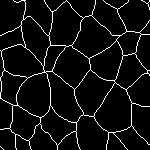
%> input picture img/DDC1_GT.png, 150 x 150 px
$ octave RUNME.m   (GNU Octave 9; MATLAB toolbox functions it lacks are replaced by stand-ins)
%> lines starting %> are read from the running program, lines starting %| are printed output that depends on the picture; in (x1, y1, x2, y2) boxes, pixels count from 0 and x2, y2 are one past the last pixel; in counts of white or black regions, pixels touching at a corner belong together; the program's own positions count from 1
### src/matlab/helpers/imreadgroundtruth.m
function [ G ] = imreadgroundtruth( fpath, morph )
%> called with fpath = 'img/DDC1_GT.png', morph = true
%IMREADGROUNDTRUTH reads the ground truth and optionally performs
%morphological operations to skeletonize.
%
% INPUTS
% fpath: (string) path of the ground truth image. Considers any pixel
% greater than 0 to be true, and 0 to be false.
% morph: (boolean) performs morphological operations to skeletonize.
%
% OUTPUTS
% G: (logical matrix) ground truth image.
%
% @author Roger Zou
% @date 2/26/15

% Validate inputs
if nargin < 2 || isempty(morph)
    morph = false;
end

% read image, convert to grayscale
if ischar(fpath)
    G = double(imread(fpath));
%> G: size 150x150 double; values 0 (black) and 1 (white), 6.1% white in thin lines or dots
    if size(G, 3) == 3
        G = rgb2gray(G);
    elseif size(G, 3) == 1
    else
        disp('must be single image of grayscale or rgb');
        return
    end
else
    G = fpath;
end

% warning if more than two pixel colors in ground truth
ghist = hist(G(:));
%> ghist = [21128 0 0 0 0 0 0 0 0 1372]
ghist(ghist==0) = [];
if length(ghist) > 2
    warning('IMREADGROUNDTRUTH: image from path: %s is not a binary image', fpath);
end

% convert to logical type
G(G>=1) = 1;
G = logical(G);
%> G: size 150x150 logical; 6.1% white in thin lines or dots

% if 'morph'==true, then thin
if morph
    G = bwmorph(G, 'thin', Inf);
%> G: size 150x150 logical; 6.1% white in thin lines or dots
end

### src/matlab/helpers/loadtiff.m
function [ IMatrix ] = loadtiff( fname )
%> called with fname = 'img/DDC1_all.tif'
%LOADTIFF Converts tiff stack file to 3D image matrix
% [ IMatrix ] = loadtiff( fname ) fname is the file path of tiff stack,
% IMatrix is the 3D image matrix.

info = imfinfo(fname);
num_images = numel(info);
IMatrix = zeros([info(1).Height, info(1).Width, num_images]);
for k = 1:num_images
    A = imread(fname, k, 'Info', info);
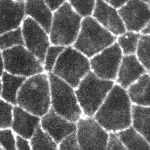
%> input picture img/DDC1_all.tif, 150 x 150 px
%> A is the input picture: size 150x150 uint8; min 24, max 255, mean 101.3
    IMatrix(:,:,k) = A;
end

### src/matlab/membraneTrack.m
function [data] = membraneTrack(ALL, GT, options)
%MEMBRANETRACK Track graph structure in image stream.
%
% INPUTS
% ALL: 3D image stack.
% GT: ground truth.
% options: options struct.
%
% CALLEE functions
%   embryoInitGraph
%   updateGraph
%   optIterGraph
%
% @author Roger Zou
% @date 8/15/15

N = size(ALL,3);
l = 17; w = 25; alpha = 1; interval = 0; spacing = 20;
verboseE = false; verboseG = false; siftflow = false; parallel = false;
edgetype = 'A';
fname = ['tmp_', datestr(clock)];
if nargin==nargin('membraneTrack') && ~isempty(options)
    if any(strcmp('l',fieldnames(options)))
        l = options.l;
    end
    if any(strcmp('w',fieldnames(options)))
        w = options.w;
    end
    if any(strcmp('alpha',fieldnames(options)))
        alpha = options.alpha;
    end
    if any(strcmp('interval',fieldnames(options)))
        interval = options.interval;
    end
    if any(strcmp('spacing',fieldnames(options)))
        spacing = options.spacing;
    end
    if any(strcmp('verboseE',fieldnames(options)))
        verboseE = options.verboseE;
    end
    if any(strcmp('verboseG',fieldnames(options)))
        verboseG = options.verboseG;
    end
    if any(strcmp('parallel',fieldnames(options)))
        parallel = options.parallel;
    end
    if any(strcmp('siftflow',fieldnames(options)))
        siftflow = options.siftflow;
    end
    if any(strcmp('edgetype',fieldnames(options)))
        edgetype = options.edgetype;
    end
    if any(strcmp('fname',fieldnames(options)))
        fname = options.fname;
    end
end
if edgetype=='C' || edgetype=='D'
    ALL = max(ALL(:)) - ALL;
end

% optionally start parallel pool
if parallel && isempty(gcp('nocreate'))
    parpool
end

% set up some optimization structs
optOptions = struct('parallel',parallel,'verboseE',verboseE,'verboseG',verboseG,'siftflow',siftflow);
structC = struct('alpha',alpha,'l',l,'w', w,'interval',interval,'spacing',spacing);

% select edge type
if edgetype=='A'
    structD = getStructD_A;
elseif edgetype=='B'
    structD = getStructD_B;
elseif edgetype=='C'
    structD = getStructD_C;
elseif edgetype=='D'
    structD = getStructD_D;
else
    error('MEMBRANETRACK: invalid edgetype parameter');
end

% compute initial graph from ground truth
[V, E, adjList, faceList] = embryoInitGraph(GT, spacing, structD.optInitSpline, parallel);

% store initial graph structure
VALL = cell(1, N); EALL = cell(1, N);
ADJLIST = cell(1, N); FACELIST = cell(1, N);
VALL{1} = V; EALL{1} = E;
ADJLIST{1} = adjList; FACELIST{1} = faceList;

if verboseG
    mkdir(fname);
    fnamediary = fullfile(fname, sprintf('track_diary.txt'));
    diary(fnamediary);
    f = displayGraph(GT, V, E);
    saveas(f, fullfile(fname, 'initial.png'));
    close(f)
end
% iterate over each image pair
for ii=2:N

    disp('@@@@@@@@@@@@@@@@@@@@@@@@@@@@@@@@@@@@@@@@@@@@@@@@@@@@@');
    fprintf('Tracking images %d -> %d\n', ii-1, ii);
    tic

    % compute optimal graph
    I1 = ALL(:,:,ii-1);
    I2 = ALL(:,:,ii);

    % get image struct
	structA = struct('I1', {I1}, 'I2', {I2}, 'I2x', {grad(I2)});

	% update graph
    structUG = struct('I',{I1},'V',{V},'E',{E},'adjList',{adjList},'faceList',{faceList});
    [ structUG ] = updateGraph(structUG, structC, structD, parallel);
    V = structUG.V;
    E = structUG.E;
    adjList = structUG.adjList;
    faceList = structUG.faceList;
    ADJLIST{ii} = adjList;
    FACELIST{ii} = faceList;

    % get graph struct
	structB = struct('V1', {V},'V2',{V},'E1',{E},'E2',{E},'E2new',{E},'adjList',{adjList});

	% find optimal graph
	[ V, E, ~ ] = optIterGraph( structA, structB, structC, structD, optOptions);
    VALL{ii} = V;
    EALL{ii} = E;

    if verboseG
        f = displayGraph(I2, V, E);
        saveas(f, fullfile(fname, sprintf('result_%d.png', ii)));
        close(f)
    end
	toc

end
if verboseG
    diary off
end

data = struct('VALL',VALL,'EALL',EALL,'ADJLIST',ADJLIST,'FACELIST',FACELIST);

end

### src/matlab/splineOpt/embryoInitGraph.m
function [ V, E, adjList, faceList, Gamma ] = embryoInitGraph( GT, spacing, optInitSpline, parallel )
%EMBRYOINITGRAPH Compute initial splines and vertices from ground truth.
%
% INPUTS
% GT: ({0,1}^2 matrix) Ground truth of embryo image.
% spacing: (scalar) spacing between each control point in pixels.
% optInitSpline: function handle corresponding to edge type.
% parallel: parallelization toggle.
%
% OUTPUTS
% V: (cell array of (x,y) coord) of all junctions in GT, aka the vertex set.
% E: (cell array of struct) of all splines in GT, aka the edge set.
% adjList: (Nx1 cell array): for index i, contains a (2xK) matrix of K
% vertex-edge index pairs of vertices and edges adjacent to vertex i.
% faceList:
% Gamma: (cell array of R^2 matrix) of the original samplings for each
% corresponding spline in Splines.
%
% @author Roger Zou
% @date 8/13/15

% read ground truth and retrieve sampling of all edges
[pathCell] = embryoGTGraph(GT);

% get dimensions
M = numel(pathCell);

%% iterate over each edge, compute optimal spline.
E = cell(M, 1);
Gamma = cell(M, 1);
if parallel
    parfor uInd=1:M
        % get edge sampling gamma
        gamma = pathCell{uInd};
        gamma = [gamma(2,:); gamma(1,:)];
        Gamma{uInd} = gamma;
        % dynamically compute number of control points
        k = nCtrlPts(gamma, spacing);
        % create optimal spline from sampling
        s = optInitSpline(gamma, 3, k);
        E{uInd} = s;
    end
else
    for uInd=1:M
        % get edge sampling gamma
        gamma = pathCell{uInd};
        gamma = [gamma(2,:); gamma(1,:)];
        Gamma{uInd} = gamma;
        % dynamically compute number of control points
        k = nCtrlPts(gamma, spacing);
        % create optimal spline from sampling
        s = optInitSpline(gamma, 3, k);
        E{uInd} = s;
    end
end

srcV = zeros(M,2);
dstV = zeros(M,2);
for ii=1:M
    srcV(ii,:) = fliplr(E{ii}.control(:,1)');
    dstV(ii,:) = fliplr(E{ii}.control(:,end)');
end

% Construct Graph object from vertex/edge matrices and obtain vertex info
curGraph = javaObjectEDT('JunctionGraph', srcV, dstV);
Varray = double(curGraph.V());
Varray = [Varray(:,2), Varray(:,1)];
V = num2cell(Varray', 1)';

% construct adjacency list if required
if nargout > 2
    javaAdjList = curGraph.getAdjList(srcV, dstV);
    adjList = cell(javaAdjList.size(),1);
    for ii=1:javaAdjList.size()
        adjList{ii} = javaAdjList.get(ii-1)';
    end
end

% construct face list if required
if nargout > 3
    javaFaceList = curGraph.getFaceList(srcV, dstV);
    faceList = cell(javaFaceList.size(),1);
    for ii=1:javaFaceList.size()
        faceList{ii} = javaFaceList.get(ii-1)';
    end
end

end

### src/matlab/splineOpt/edgeA/getStructD_A.m
function [ structD ] = getStructD_A
%GETSTRUCTD_A Get structD for edgeA.
%
% @author Roger Zou
% @date 8/13/15

structD = struct('fvert', @fvert, 'DfvertDv', @DfvertDv, ...
        'fedge', @fedge_A, 'DfedgeDs', @DfedgeDs_A, ...
        'DfedgeDv', @DfedgeDv_A, 'estep', @estep_A, ...
        'optInitSpline', @optInitSpline_A, 'updateSplineEndPts', @updateSplineEndPts_A );

### src/matlab/helpers/embryoGTGraph.m
function [ pathCell ] = embryoGTGraph( G )
%GROUNDTRUTHGRAPH Construct graph embryo model from ground truth.
%
% INPUTS
% G: (logical matrix) ground truth image of embryo with M edges.
%
% OUTPUTS
% pathCell: (M x 1) cell array of edge samplings. Entry i, a sampling of
% the i-th edge, is a (2 x n) matrix of n samples in R^2.
%
% @author Roger Zou
% @date 8/13/15

% Find all vertices and edges of graph with Grid object from ground truth G
truthGrid = javaObjectEDT('TruthGrid', G);
allEdges = truthGrid.getAllEdges();
srcV = squeeze(allEdges(1,:,:));
dstV = squeeze(allEdges(2,:,:));
M = size(srcV,1);

% get source, dest vertices of unique edges (remove duplicates)
allptsL = [srcV, dstV];
allptsR = [dstV, srcV];
allptsnorm = [ sqrt(sum(srcV.^2,2)), sqrt(sum(dstV.^2,2)) ];
[~, I] = sort(allptsnorm, 2);
sortedpts = NaN(M, 4);
orderL = I(:,1)==ones(M,1);
orderR = I(:,2)==ones(M,1);
sortedpts(orderL,:) = allptsL(orderL,:);
sortedpts(orderR,:) = allptsR(orderR,:);
[~, ia, ~] = unique(sortedpts, 'rows');
srcV = srcV(ia,:);
dstV = dstV(ia,:);

% obtain path sampling from ground truth
xE = ones(size(G)) * sqrt(2);
tE = ones(size(G));
% use pixel distance for edge costs
edgeCosts = cat(3, tE, xE, tE, xE);
% very large vertex costs for vertices, 1 for edge, 0 otherwise.
vertCosts = double(imcomplement(G));
srcVind = sub2ind(size(G), srcV(:,1)+1, srcV(:,2)+1);
dstVind = sub2ind(size(G), dstV(:,1)+1, dstV(:,2)+1);
Vind = union(srcVind, dstVind);
vertCosts(Vind) = sum(vertCosts(:))*5;
% construct ImageGraph object
iGraph = javaObjectEDT('ImageGraph', vertCosts, edgeCosts, G);

% retrieve list of samples of all edges
pathList = iGraph.getEdgePaths(int32(srcV), int32(dstV));
pathCell = cell(pathList.size(), 1);
for i = 1:pathList.size()
    % get path sample of each ground truth edge curve
    path = pathList.get(i-1) + 1;
    pathCell{i} = path';
end

end

### RUNME.m

format short g;
format compact;

%% load images

GT = imreadgroundtruth('img/DDC1_GT.png', true);  % loads ground truth of first frame
ALL = loadtiff('img/DDC1_all.tif');               % loads tiff stack into 3D image matrix
xrange = 50:150; yrange = 50:150; zrange = 1:10;  % crop data set
ALL = ALL(yrange, xrange, zrange);
GT = GT(yrange, xrange);
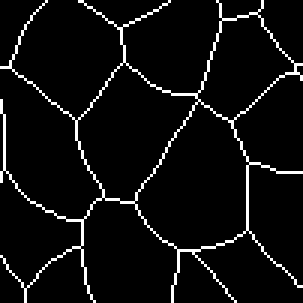
%> GT: size 101x101 logical (shown 3 times larger); 5.7% white in thin lines or dots
GT = padarray(GT, [20,20]);                       % zero padding to avoid crashing due to sampling outside image
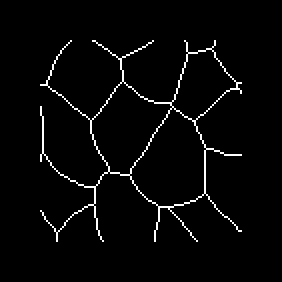
%> GT: size 141x141 logical (shown 2 times larger); 2.9% white in thin lines or dots, all inside (x1, y1, x2, y2) = (20, 20, 121, 121)
ALL = padarray(ALL, [20,20,0]);

%% obtain processed images (smoothed and segmentations)

N = size(ALL,3);                    % number of images
%> N = 10

% gaussian smoothed images in ALL_s
H = fspecial('gaussian', 5, 2);
ALL_s = ALL;                                                                % ALL_s holds the smoothed image stack
for ii=1:N
    ALL_s(:,:,ii) = imfilter(ALL(:,:,ii), H);                               % filter each image frame
end

% watershed segmentations of all image frames in SEG
hminima = 25;                                                               % the h parameter for matlab's imhmin function optimized to this data set
SEG = false(size(ALL));                                                     % SEG holds the segmentations of image stack
for ii=1:N
    L = watershed( imhmin(medfilt2(ALL(:,:,ii),[3,3]), hminima) );          % watershed segmentation on each frame (after light median filtering for noise removal)
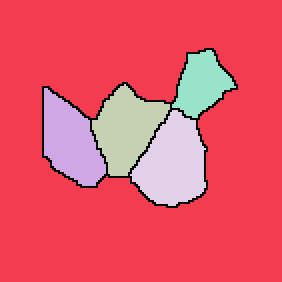
%> L: size 141x141 uint8 (shown 2 times larger); 6 distinct labels, from 0 to 5; one colour per label, 0 black
    SEG(:,:,ii) = imreadgroundtruth(L==0, true);                            % convert segmentation to ground truth format
%> call 2 of imreadgroundtruth, with morph = true
%> in imreadgroundtruth (call 2), `G = fpath;`:
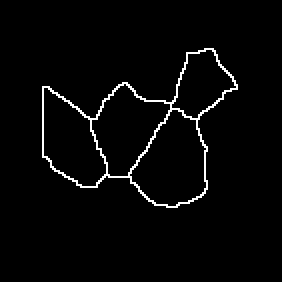
%> G: size 141x141 logical (shown 2 times larger); 2.7% white in thin lines or dots, all inside (x1, y1, x2, y2) = (21, 24, 119, 104)
%> in imreadgroundtruth (call 2), `G = bwmorph(G, 'thin', Inf);`:
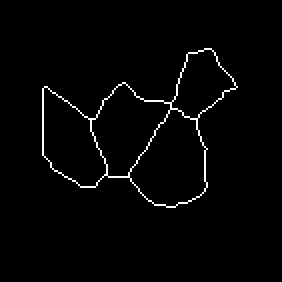
%> G: size 141x141 logical (shown 2 times larger); 1.9% white in thin lines or dots, all inside (x1, y1, x2, y2) = (21, 24, 119, 104)
end

% NOTE: to use a segmented first frame rather than the default ground truth, uncomment the following line:
% GT = SEG(:,:,1);

%% optimization

% algorithm parameters
l = 17;                 % width of edge window
w = 25;                 % width of vertex window
alpha = 0.5;            % scaling edge cost contributions
interval = 1;           % merge vertices if distance is less or equal
spacing = 15;           % spacing of control points on splines
parallel = false;       % parallelization with parfor
verboseE = 0;           % verbose flag for edge optimization
verboseG = 0;           % verbose flag for vertex optimization
siftflow = true;        % SIFT flow flag
fname = ['tmp_grid2_', datestr(clock, 'mmddyy_HH:MM:SS')];
options = struct('l',l,'w',w,'alpha',alpha,'interval',interval, ...
    'spacing',spacing,'parallel',parallel,'verboseE',verboseE, ...
    'verboseG',verboseG,'siftflow',siftflow,'fname',fname);

% track graph
t1 = tic;
data = membraneTrack(ALL, GT, options);     % this is the function that performs the tracking
%> (the run ends here)
